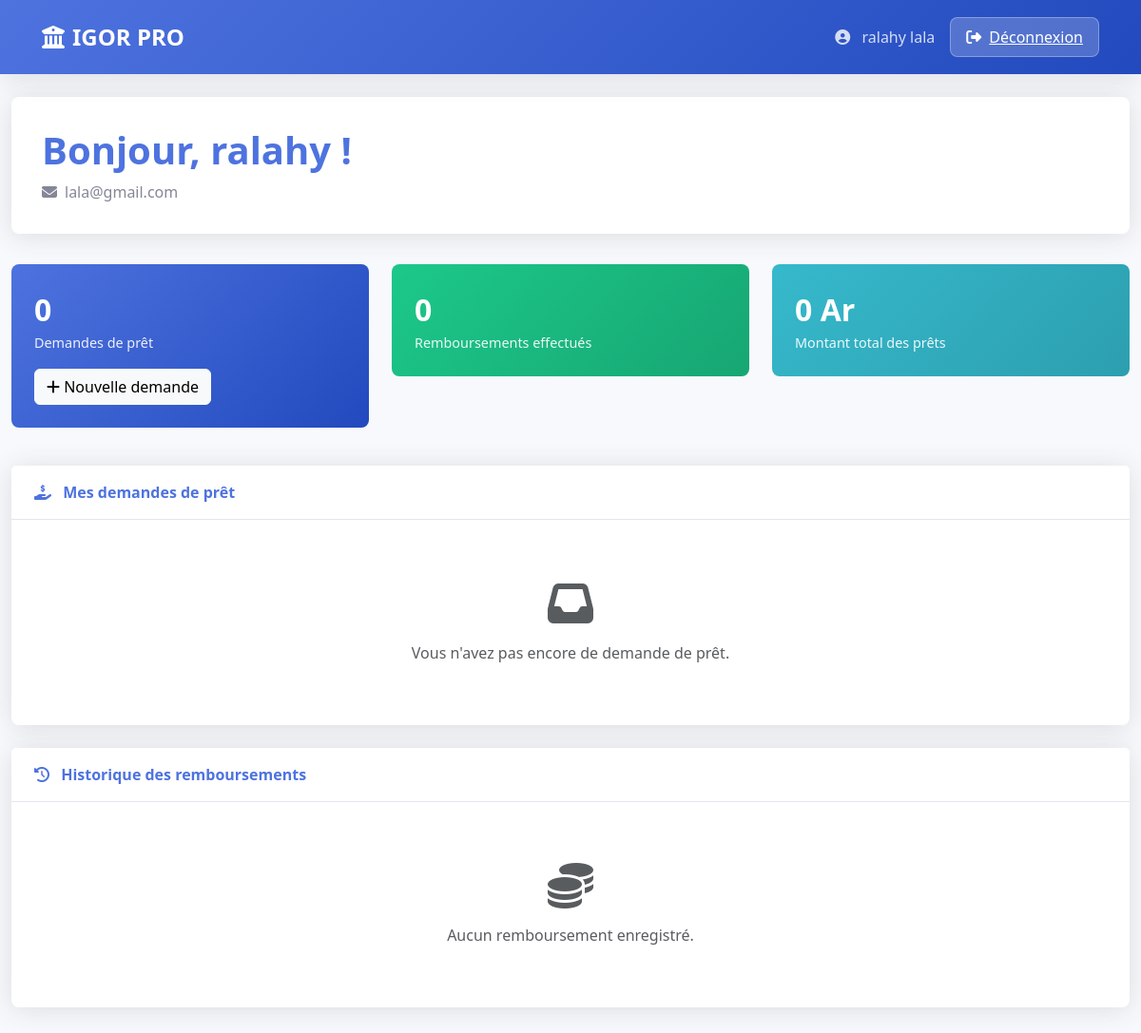
The app's page /espace_client.php (signed in) with its own data.
### tables this page shows
CREATE TABLE `users` (
  `id` int(11) NOT NULL,
  `username` varchar(50) NOT NULL,
  `email` varchar(100) NOT NULL,
  `password` varchar(255) NOT NULL,
  `nom` varchar(100) DEFAULT NULL,
  `prenom` varchar(100) DEFAULT NULL,
  `telephone` varchar(20) DEFAULT NULL,
  `role` enum('super_admin','admin_regional','chef_agence','agent','client') NOT NULL DEFAULT 'client',
  `agence_id` int(11) DEFAULT NULL,
  `2fa_secret` varchar(255) DEFAULT NULL,
  `email_verified_at` datetime DEFAULT NULL,
  `remember_token` varchar(100) DEFAULT NULL,
  `reset_token` varchar(255) DEFAULT NULL,
  `created_at` timestamp NOT NULL DEFAULT current_timestamp(),
  `updated_at` timestamp NOT NULL DEFAULT current_timestamp() ON UPDATE current_timestamp(),
  `otp` varchar(10) DEFAULT NULL,
  `otp_expires_at` datetime DEFAULT NULL,
  `otp_created_at` datetime DEFAULT current_timestamp()
);

### espace_client.php (the view, shortened to what this page needs)
<?php
require_once 'config.php';
$user_id = $_SESSION['user_id'];
try {
    $stmt = $conn->prepare("SELECT * FROM users WHERE id = :id");
    $stmt->execute([':id' => $user_id]);
    $client = $stmt->fetch(PDO::FETCH_ASSOC);
    $stmt_prets = $conn->prepare("
        SELECT * FROM demande_pret
        WHERE utilisateur_id = :user_id
        ORDER BY date_demande DESC
    ");
    $stmt_prets->execute([':user_id' => $user_id]);
    $prets = $stmt_prets->fetchAll(PDO::FETCH_ASSOC);
    $stmt_remb = $conn->prepare("
        SELECT * FROM remboursement
        WHERE utilisateur_id = :user_id
        ORDER BY date_remboursement DESC
    ");
    $stmt_remb->execute([':user_id' => $user_id]);
    $remboursements = $stmt_remb->fetchAll(PDO::FETCH_ASSOC);
} catch(PDOException $e) {
    error_log("Erreur espace client: " . $e->getMessage());
    $error = "Une erreur technique est survenue.";
}
?>
<!DOCTYPE html>
<html lang="fr">
<head>
    <link href="https://cdn.jsdelivr.net/npm/bootstrap@5.3.0/dist/css/bootstrap.min.css" rel="stylesheet">
    <link rel="stylesheet" href="https://cdnjs.cloudflare.com/ajax/libs/font-awesome/6.4.0/css/all.min.css">
</head>
<body>
    <nav class="navbar navbar-expand-lg">
        <div class="container-fluid">
            <a class="navbar-brand" href="#">
                <i class="fas fa-university me-2"></i>IGOR PRO
            </a>
            <div class="d-flex align-items-center">
                <span class="navbar-text">
                    <i class="fas fa-user-circle me-2"></i>
                    <?php echo htmlspecialchars($client['prenom'] . ' ' . $client['nom']); ?>
                </span>
                <a href="logout.php" class="btn-logout" onclick="return confirm('Êtes-vous sûr de vouloir vous déconnecter ?')">
                    <i class="fas fa-sign-out-alt me-2"></i>Déconnexion
                </a>
            </div>
        </div>
    </nav>
    <div class="container-fluid py-4">
        <div class="welcome-section">
            <h1>Bonjour, <?php echo htmlspecialchars($client['prenom']); ?> !</h1>
            <p><i class="fas fa-envelope me-2"></i><?php echo htmlspecialchars($client['email']); ?></p>
        </div>
        <div class="row mb-4">
        <div class="col-md-4">
    <div class="stat-card">
        <p class="stat-value">
            <?php echo count($prets); ?>
        </p>
        <p class="stat-label">
            Demandes de prêt
        </p>
        <a href="client/nouvelle_demande.php"
           class="btn btn-light mt-3">
            <i class="fas fa-plus"></i>
            Nouvelle demande
        </a>
    </div>
</div>
            <div class="col-md-4">
                <div class="stat-card" style="background: linear-gradient(135deg, var(--success-color), #17a673);">
                    <p class="stat-value"><?php echo count($remboursements); ?></p>
                    <p class="stat-label">Remboursements effectués</p>
                </div>
            </div>
            <div class="col-md-4">
                <?php
                $montant_total = 0;
                ?>
                <div class="stat-card" style="background: linear-gradient(135deg, var(--info-color), #2c9faf);">
                    <p class="stat-value"><?php echo number_format($montant_total, 0, ',', ' '); ?> Ar</p>
                    <p class="stat-label">Montant total des prêts</p>
                </div>
            </div>
        </div>
        <div class="card">
            <div class="card-header">
                <i class="fas fa-hand-holding-usd"></i>
                Mes demandes de prêt
            </div>
            <div class="card-body">
                <?php if (empty($prets)): ?>
                    <p class="text-center text-muted my-5">
                        <i class="fas fa-inbox fa-3x mb-3"></i><br>
                        Vous n'avez pas encore de demande de prêt.
                    </p>
                <?php endif; ?>
            </div>
        </div>
        <div class="card mt-4">
            <div class="card-header">
                <i class="fas fa-history"></i>
                Historique des remboursements
            </div>
            <div class="card-body">
                <?php if (empty($remboursements)): ?>
                    <p class="text-center text-muted my-5">
                        <i class="fas fa-coins fa-3x mb-3"></i><br>
                        Aucun remboursement enregistré.
                    </p>
                <?php endif; ?>
            </div>
        </div>
    </div>
</body>
</html>

### espace_client.php (style rules this page uses)
:root { --primary-color: #4e73df; --secondary-color: #858796; --success-color: #1cc88a; --info-color: #36b9cc; --warning-color: #f6c23e; --danger-color: #e74a3b; }
body { background-color: #f8f9fc; font-family: 'Segoe UI', Tahoma, Geneva, Verdana, sans-serif; }
.navbar { background: linear-gradient(135deg, var(--primary-color), #224abe); padding: 1rem 2rem; box-shadow: 0 0.15rem 1.75rem rgba(58, 59, 69, 0.15); }
.navbar-brand { color: white !important; font-weight: 700; font-size: 1.5rem; }
.navbar-text { color: rgba(255,255,255,0.8) !important; margin-right: 1rem; }
.card { border-radius: 0.5rem; border: none; box-shadow: 0 0.15rem 1.75rem rgba(58, 59, 69, 0.15); margin-bottom: 1.5rem; }
.card-header { background-color: white; border-bottom: 1px solid #e3e6f0; color: var(--primary-color); font-weight: 600; padding: 1rem 1.5rem; }
.card-header i { margin-right: 0.5rem; }
.stat-card { background: linear-gradient(135deg, var(--primary-color), #224abe); color: white; padding: 1.5rem; border-radius: 0.5rem; margin-bottom: 1rem; }
.stat-card .stat-value { font-size: 2rem; font-weight: 700; margin: 0; }
.stat-card .stat-label { font-size: 0.9rem; opacity: 0.9; margin: 0; }
.welcome-section { background: white; border-radius: 0.5rem; padding: 2rem; margin-bottom: 2rem; box-shadow: 0 0.15rem 1.75rem rgba(58, 59, 69, 0.15); }
.welcome-section h1 { color: var(--primary-color); font-weight: 700; margin-bottom: 0.5rem; }
.welcome-section p { color: var(--secondary-color); margin: 0; }
.btn-logout { background-color: rgba(255,255,255,0.2); color: white; border: 1px solid rgba(255,255,255,0.3); padding: 0.5rem 1rem; border-radius: 0.5rem; transition: all 0.3s; }

### records on screen
users: prenom+nom "ralahy lala", prenom "ralahy", email "lala@gmail.com"

### other values on screen
count($prets) "0"
count($remboursements) "0"
$montant_total "0"
